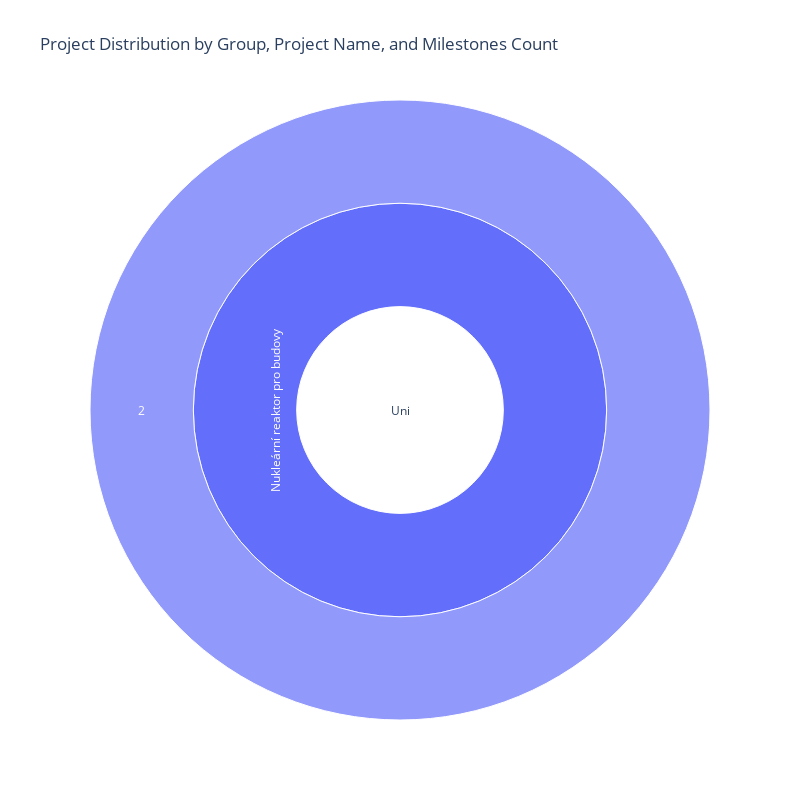
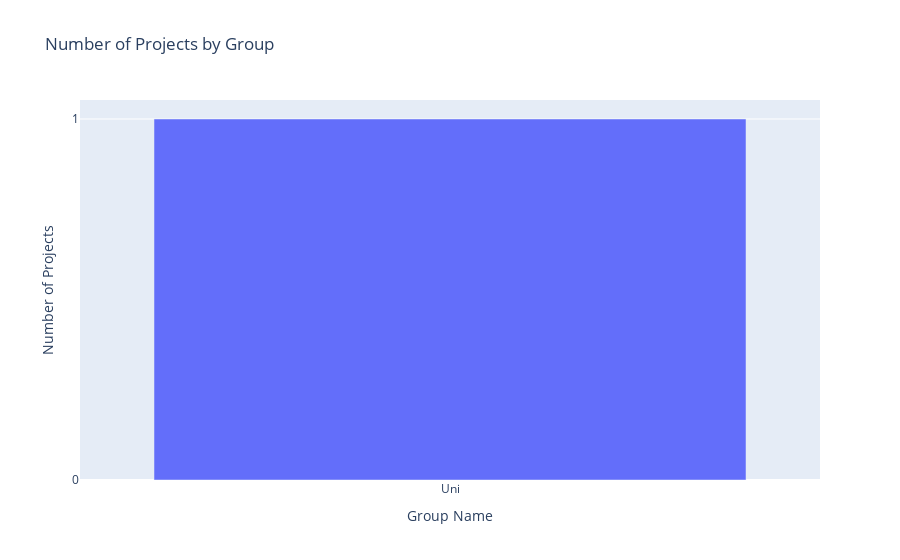

Notebook code for these charts, in order:
### Markdown cell above
<b>Asynchronní funkce pro celý proces</b>

### Code cell
async def fullPipe():
    token = await getToken(username, password)
    qfunc = query(queryStr, token)
    response = await qfunc({})

    data = response.get("data", None)
    result = data.get("projectPage", None)
    
    resultMapped = list(map(lambda project: {**project, "milestonesCount": len(project.get("milestones", []))}, result))
    flatData = list(flatten(resultMapped, {}, mappers))
    
    createTable(flatData)
    createGraphs(flatData)

    return flatData

async def main():
    pipeResult = await fullPipe()
    with open('resultNotebook.json', "w", encoding='utf-8') as outputFile:
        json.dump(pipeResult, outputFile)

await main()

### Figure 1 — Plotly figure (JSON) as saved in the notebook; plotly's stock layout.template omitted (floating-point values rounded to 4 significant figures)
{"data": [{"branchvalues": "total", "domain": {"x": [0, 1], "y": [0, 1]}, "hovertemplate": "labels=%{label}<br>milestonesCount=%{value}<br>parent=%{parent}<br>id=%{id}<extra></extra>", "ids": ["Uni/Nukleární reaktor pro budovy/2", "Uni/Nukleární reaktor pro budovy", "Uni"], "labels": ["2", "Nukleární reaktor pro budovy", "Uni"], "name": "", "parents": ["Uni/Nukleární reaktor pro budovy", "Uni", ""], "type": "sunburst", "values": [2, 2, 2]}], "layout": {"height": 800, "legend": {"tracegroupgap": 0}, "title": {"text": "Project Distribution by Group, Project Name, and Milestones Count"}, "width": 800}}

### Figure 2 — Plotly figure (JSON) as saved in the notebook; plotly's stock layout.template omitted (floating-point values rounded to 4 significant figures)
{"data": [{"alignmentgroup": "True", "hovertemplate": "Group Name=%{x}<br>Number of Projects=%{y}<extra></extra>", "legendgroup": "", "marker": {"color": "#636efa", "pattern": {"shape": ""}}, "name": "", "offsetgroup": "", "orientation": "v", "showlegend": false, "textposition": "auto", "type": "bar", "x": ["Uni"], "xaxis": "x", "y": [1], "yaxis": "y"}], "layout": {"barmode": "group", "legend": {"tracegroupgap": 0}, "title": {"text": "Number of Projects by Group"}, "xaxis": {"anchor": "y", "domain": [0, 1], "title": {"text": "Group Name"}}, "yaxis": {"anchor": "x", "domain": [0, 1], "dtick": 1, "tickmode": "linear", "title": {"text": "Number of Projects"}}}}
